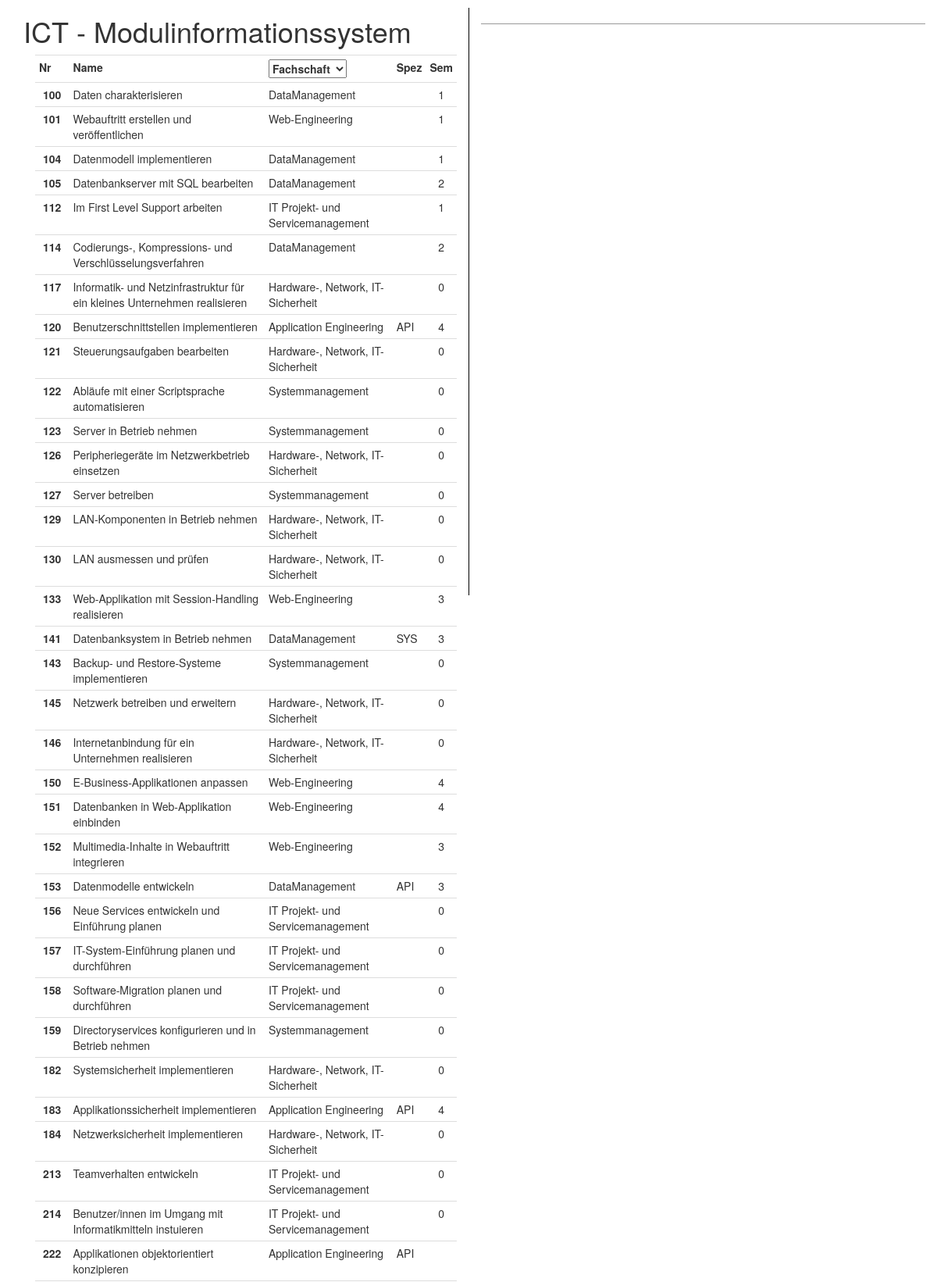
The page /miss_ict.php (signed in, upper part) on the database its author committed.
### tables this page shows
CREATE TABLE `ict_module` (
  `modul_nr` char(6) NOT NULL,
  `modul_name` varchar(180) NOT NULL,
  `id_fachschaft` smallint(6) DEFAULT NULL,
  `bereich` char(4) DEFAULT NULL,
  `semester` smallint(6) DEFAULT NULL,
  `lbv` varchar(20) DEFAULT NULL,
  `lessons_ifz` smallint(6) DEFAULT NULL,
  `lessons_uifz` smallint(6) DEFAULT NULL,
  `bivo` varchar(10) DEFAULT NULL,
  `hanoks` mediumtext NOT NULL
);

CREATE TABLE `fachschaft` (
  `id` int(1) NOT NULL,
  `fachschaft` varchar(43) DEFAULT NULL,
  `vorstand` varchar(15) DEFAULT NULL
);

### www/class/wiss_db.php (called while the page is built, shortened)
<?php
class wiss_db{
function __construct(){
	$config = parse_ini_file($_SERVER["DOCUMENT_ROOT"].'/miss_ict.ini.php', $process_sections = "base");
	$this->conn = new mysqli($config['host'], $config['user'], $config['pass'], $config['database']);
	$this->conn->set_charset("utf8");
}
function getModuleInfo($id="", $cols="modul_nr, modul_name, fachschaft.id as id_fs, fachschaft, bereich, semester, lbv, lessons_ifz, lessons_uifz"){
	$sqlx = "SELECT ".$cols." FROM ict_module JOIN fachschaft ON ict_module.id_fachschaft=fachschaft.id ".$id." ORDER BY modul_nr;";
	$result = array();
	$myresult = $this->conn->query($sqlx);
	while($row = $myresult->fetch_assoc()) {
		$result[] = $row;
	}
	return $result;
}
}
?>

### www/miss_ict.php (the view, shortened to what this page needs)
<?php
	require_once('class/wiss_db.php');
	if ($mySqlClass==null){
		$mySqlClass = new wiss_db();
	}
?>
<!DOCTYPE html>
  <html>
  <head>
		<link rel="stylesheet" href="css/bootstrap.css"/>
    <link rel="stylesheet" href="css/slimbox2.css"/>
    <link rel="stylesheet" href="css/style.css"/>
  </head>
  <body>
    <article class="container">
			<?php
    		if (!isset($_SESSION['login_user'])){
					?>
						<div>
						<h1>Miss-ICT Login</h1>
					  <form action="." method="POST">
					  	<label>Username</label><input type="text" name="user"/>
					  	<label>Password</label><input type="password" name="cred"/>
					  	<input type="submit" value="Senden"/>
					  </form>
					  </div>
					  <div class="usage">
							<h4>Hinweis</h4>
							<p>Die ist ein Prototyp zur übersichtlichen Darstellung der ICT-Module im Rahmen der EFZ-Ausbildung Informatiker (API & SYS). Als solches sind die gelieferten Daten insbesondere für Fachschaften ausserhalb DB, API und WEB oft unvollständig. </p>
							<p>Fehlende (WISS)-LBVs können mit Modulnummer an <a href="mailto:schirmer@green-orca.com">schirmer@green-orca.com</a> gesendet werden.</p>
							<p>Die Darstellung folgt strikt dem Bauhaus-Prinzip: <i>Form follows function</i>. LBVs und Toolboxen sind von Word in HTML re-konvertiert, damit die Archivierbarkeit und Wartbarkeit sichergestellt ist.</p>
							<p><b>Benutzung: </b>Module auf der linken Seite sowie LBV und HANOKs auf der rechten Seite sind klickbar.</p>
							<p><i>Modulinformationssystem Schirmer - ICT</i></p>
							<p><i><a href="http://www.green-orca.com">www.green-orca.com</a></i></p>
					  </div>
					 <?php
    		}
    		else if(isset($_SESSION['login_fail']) && $_SESSION['login_fail']==1) {
					?><h4>Login failed</h4>
				<?php
				} else {
    	?>
    	<h1>ICT - Modulinformationssystem</h1>
      <div class='col-md-6' id='left'>
      	<table class="table table-condensed" id="t_modules">
      	<tr><th>Nr</th><th>Name</th>
      		<th><select id="s_fachschaft" name="s_fachschaft" style="width:100px;">
      			<option value="">Fachschaft</option>
      		</select></th>
      		<th>Spez</th>
      		<th>Sem</th>
      	</tr>
        <?php
        	$modules = $mySqlClass->getModuleInfo();
        	foreach($modules as $module){
						   echo "<tr class='tr_modul'>";
						   echo "<td  class='text_center'>".$module['modul_nr']."</td>";
						   echo "<td>".$module['modul_name']."</td>";
						   echo "<td class='td_fachschaft fachschaft_".$module['id_fs']."'>".$module['fachschaft']."</td>";
						   echo "<td>".$module['bereich']."</td>";
						   echo "<td class='text_center'>".$module['semester']."</td>";
						   echo "</tr>" ;
        	}
        ?>
        </table>
      </div>
      <div class='col-md-6' id='right'>
        <div id="hanoks"></div>
      </div>
      <?php } ?>
   </article>
  </body>
  </html>

### www/css/style.css (style rules this page uses)
#right { position: fixed; top: 10px; left: 50%; height: 94vh; overflow-y: scroll; border-left: 1px solid black; }
#hanoks { max-height: 70%; overflow-y: scroll; border-bottom: 1px solid #999; }
tr { border-bottom: 1px solid #ddd; }
tr td { vertical-align: top; }
tr td:first-child { font-weight: bold; padding-right: 5px; }
td.text_center { text-align: center; }

### rows shown on the page
ict_module: modul_nr "100", modul_name "Daten charakterisieren", id_fachschaft.fachschaft "DataManagement", semester "1"
ict_module: modul_nr "101", modul_name "Webauftritt erstellen und veröffentlichen", id_fachschaft.fachschaft "Web-Engineering", semester "1"
ict_module: modul_nr "104", modul_name "Datenmodell implementieren", id_fachschaft.fachschaft "DataManagement", semester "1"
ict_module: modul_nr "105", modul_name "Datenbankserver mit SQL bearbeiten", id_fachschaft.fachschaft "DataManagement", semester "2"
ict_module: modul_nr "112", modul_name "Im First Level Support arbeiten", id_fachschaft.fachschaft "IT Projekt- und Servicemanagement", semester "1"
ict_module: modul_nr "114", modul_name "Codierungs-, Kompressions- und Verschlüsselungsverfahren", id_fachschaft.fachschaft "DataManagement", semester "2"
ict_module: modul_nr "117", modul_name "Informatik- und Netzinfrastruktur für ein kleines Unternehmen realisieren", id_fachschaft.fachschaft "Hardware-, Network, IT-Sicherheit", semester "0"
ict_module: modul_nr "120", modul_name "Benutzerschnittstellen implementieren", id_fachschaft.fachschaft "Application Engineering", bereich "API", semester "4"
ict_module: modul_nr "121", modul_name "Steuerungsaufgaben bearbeiten", id_fachschaft.fachschaft "Hardware-, Network, IT-Sicherheit", semester "0"
ict_module: modul_nr "122", modul_name "Abläufe mit einer Scriptsprache automatisieren", id_fachschaft.fachschaft "Systemmanagement", semester "0"
ict_module: modul_nr "123", modul_name "Server in Betrieb nehmen", id_fachschaft.fachschaft "Systemmanagement", semester "0"
ict_module: modul_nr "126", modul_name "Peripheriegeräte im Netzwerkbetrieb einsetzen", id_fachschaft.fachschaft "Hardware-, Network, IT-Sicherheit", semester "0"
ict_module: modul_nr "127", modul_name "Server betreiben", id_fachschaft.fachschaft "Systemmanagement", semester "0"
ict_module: modul_nr "129", modul_name "LAN-Komponenten in Betrieb nehmen", id_fachschaft.fachschaft "Hardware-, Network, IT-Sicherheit", semester "0"
ict_module: modul_nr "130", modul_name "LAN ausmessen und prüfen", id_fachschaft.fachschaft "Hardware-, Network, IT-Sicherheit", semester "0"
ict_module: modul_nr "133", modul_name "Web-Applikation mit Session-Handling realisieren", id_fachschaft.fachschaft "Web-Engineering", semester "3"
ict_module: modul_nr "141", modul_name "Datenbanksystem in Betrieb nehmen", id_fachschaft.fachschaft "DataManagement", bereich "SYS", semester "3"
ict_module: modul_nr "143", modul_name "Backup- und Restore-Systeme implementieren", id_fachschaft.fachschaft "Systemmanagement", semester "0"
ict_module: modul_nr "145", modul_name "Netzwerk betreiben und erweitern", id_fachschaft.fachschaft "Hardware-, Network, IT-Sicherheit", semester "0"
ict_module: modul_nr "146", modul_name "Internetanbindung für ein Unternehmen realisieren", id_fachschaft.fachschaft "Hardware-, Network, IT-Sicherheit", semester "0"
ict_module: modul_nr "150", modul_name "E-Business-Applikationen anpassen", id_fachschaft.fachschaft "Web-Engineering", semester "4"
ict_module: modul_nr "151", modul_name "Datenbanken in Web-Applikation einbinden", id_fachschaft.fachschaft "Web-Engineering", semester "4"
ict_module: modul_nr "152", modul_name "Multimedia-Inhalte in Webauftritt integrieren", id_fachschaft.fachschaft "Web-Engineering", semester "3"
ict_module: modul_nr "153", modul_name "Datenmodelle entwickeln", id_fachschaft.fachschaft "DataManagement", bereich "API", semester "3"
ict_module: modul_nr "156", modul_name "Neue Services entwickeln und Einführung planen", id_fachschaft.fachschaft "IT Projekt- und Servicemanagement", semester "0"
ict_module: modul_nr "157", modul_name "IT-System-Einführung planen und durchführen", id_fachschaft.fachschaft "IT Projekt- und Servicemanagement", semester "0"
ict_module: modul_nr "158", modul_name "Software-Migration planen und durchführen", id_fachschaft.fachschaft "IT Projekt- und Servicemanagement", semester "0"
ict_module: modul_nr "159", modul_name "Directoryservices konfigurieren und in Betrieb nehmen", id_fachschaft.fachschaft "Systemmanagement", semester "0"
ict_module: modul_nr "182", modul_name "Systemsicherheit implementieren", id_fachschaft.fachschaft "Hardware-, Network, IT-Sicherheit", semester "0"
ict_module: modul_nr "183", modul_name "Applikationssicherheit implementieren", id_fachschaft.fachschaft "Application Engineering", bereich "API", semester "4"
ict_module: modul_nr "184", modul_name "Netzwerksicherheit implementieren", id_fachschaft.fachschaft "Hardware-, Network, IT-Sicherheit", semester "0"
ict_module: modul_nr "213", modul_name "Teamverhalten entwickeln", id_fachschaft.fachschaft "IT Projekt- und Servicemanagement", semester "0"
ict_module: modul_nr "214", modul_name "Benutzer/innen im Umgang mit Informatikmitteln instuieren", id_fachschaft.fachschaft "IT Projekt- und Servicemanagement", semester "0"
ict_module: modul_nr "222", modul_name "Applikationen objektorientiert konzipieren", id_fachschaft.fachschaft "Application Engineering", bereich "API"
